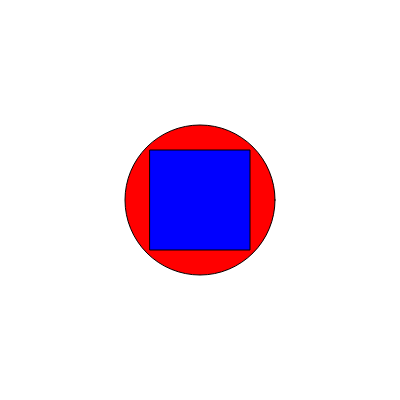
Frame 1 (no input)
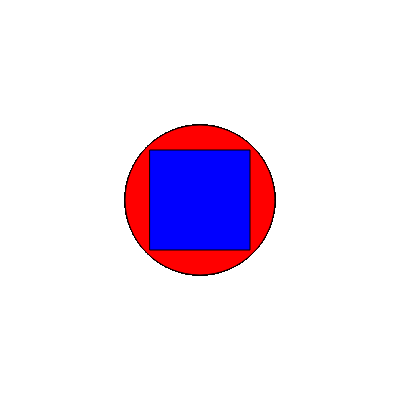
Frame 60 (no input)
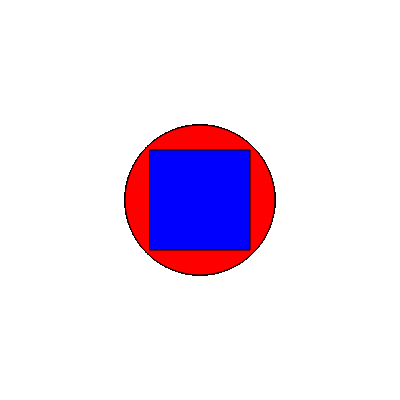
Frame 120 (the mouse pressed at the canvas centre since frame 60)

The p5.js sketch that drew these frames (run headless with seeded random() and noise() and a simulated clock; from frame 60 on, the mouse is pressed at the canvas centre):

// p5.js sketch
// ── sketch.js
function createBlendModeCycler(modes) {
  let index = 0;
  
  return function () {
    blendMode(modes[index]);
    console.log("Current Blend Mode:", modes[index]);
    index = (index + 1) % modes.length;
  };
}

// Usage in a sketch
let cycleBlendMode;

function setup() {
  createCanvas(400, 400);
  // blendMode(BLEND)
  // background(220);
  cycleBlendMode = createBlendModeCycler([
    BLEND, ADD, DARKEST, LIGHTEST, DIFFERENCE, EXCLUSION, MULTIPLY, SCREEN, REPLACE, HARD_LIGHT, SOFT_LIGHT,DODGE,OVERLAY,BURN
  ]);
}

function draw() {
 
  fill(255, 0, 0,);
  ellipse(200, 200, 150);
  
  fill(0, 0, 255);
  rect(150, 150, 100);
}

function keyPressed() {
  if (key === ' ') {
    cycleBlendMode();
  }
}
